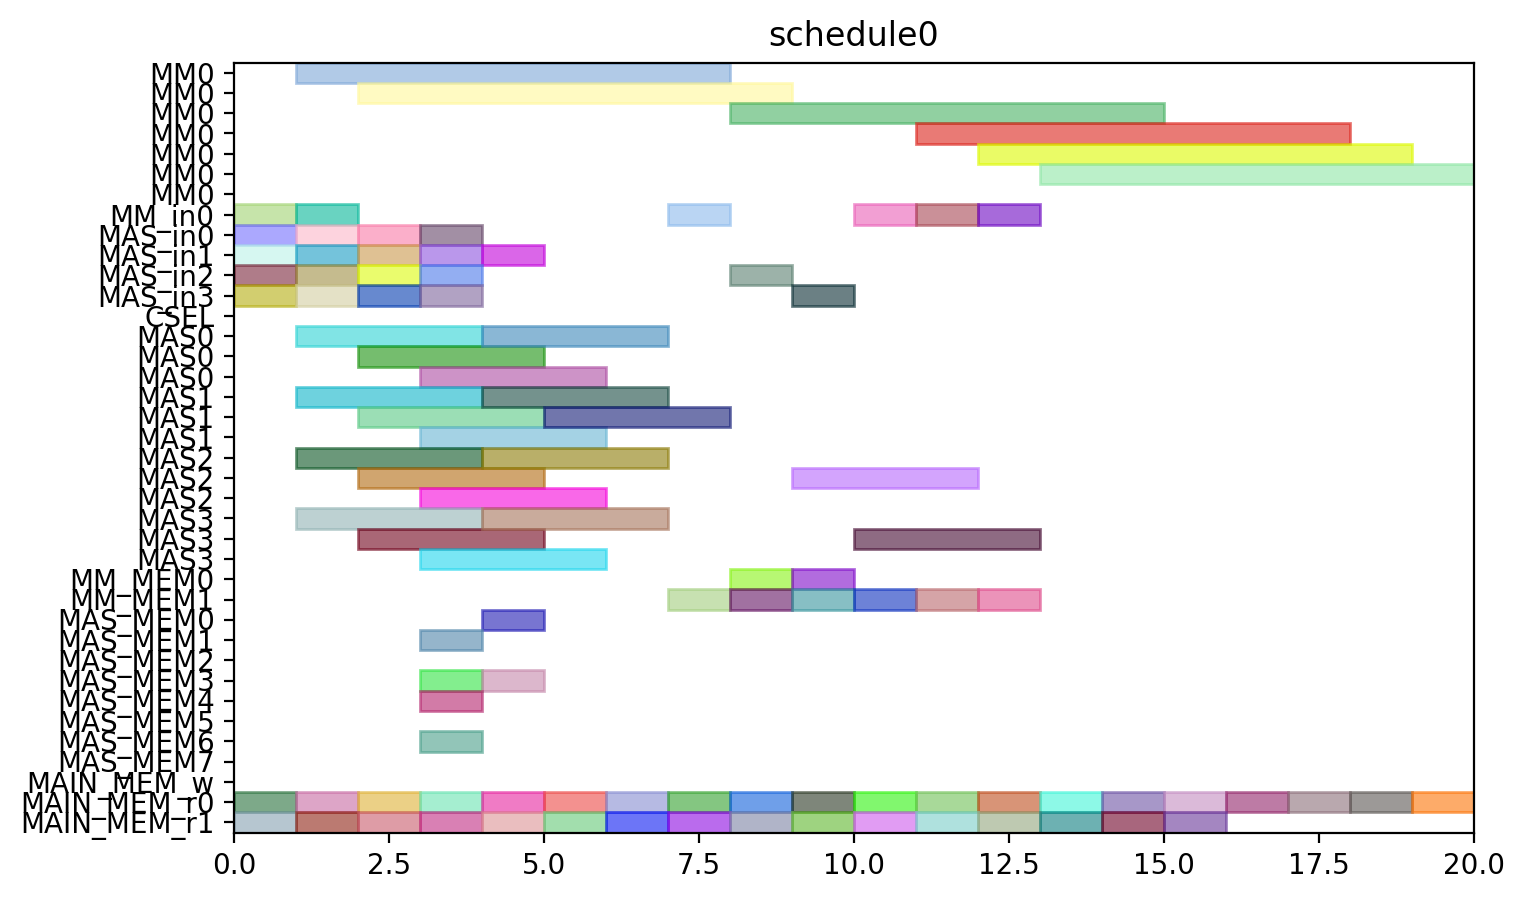

Write the Python code that produced this figure.
from pyschedule import Scenario, solvers, plotters, alt


def solve():
	horizon = 90
	S = Scenario("schedule0", horizon=horizon)

	# resource
	MM = S.Resources('MM', num=1, size=7)
	MM_in = S.Resources('MM_in', num=1)
	MAS_in = S.Resources('MAS_in', num=4)
	CSEL = S.Resource('CSEL')
	MAS = S.Resources('MAS', num=4, size=3, periods=range(1, horizon))
	MM_MEM = S.Resources('MM_MEM', num=2)
	MAS_MEM = S.Resources('MAS_MEM', num=8)
	MAIN_MEM_w = S.Resource('MAIN_MEM_w', size=1)
	MAIN_MEM_r = S.Resources('MAIN_MEM_r', num=2)

	# result of previous scheduling

	# new tasks
	c_qinv_denom_inv0 = S.Task('c_qinv_denom_inv0', length=7, delay_cost=1)
	c_qinv_denom_inv0 += alt(MM)
	c_qinv_denom_inv0_in = S.Task('c_qinv_denom_inv0_in', length=1, delay_cost=1)
	c_qinv_denom_inv0_in += alt(MM_in)
	S += c_qinv_denom_inv0_in*MM_in[0]<=c_qinv_denom_inv0*MM[0]

	c_qinv_denom_inv0_mem0 = S.Task('c_qinv_denom_inv0_mem0', length=1, delay_cost=1)
	c_qinv_denom_inv0_mem0 += MAIN_MEM_r[0]
	c_qinv_denom_inv0_mem1 = S.Task('c_qinv_denom_inv0_mem1', length=1, delay_cost=1)
	c_qinv_denom_inv0_mem1 += MAIN_MEM_r[1]
	c_qinv_denom_inv1_ = S.Task('c_qinv_denom_inv1_', length=7, delay_cost=1)
	c_qinv_denom_inv1_ += alt(MM)
	c_qinv_denom_inv1__in = S.Task('c_qinv_denom_inv1__in', length=1, delay_cost=1)
	c_qinv_denom_inv1__in += alt(MM_in)
	S += c_qinv_denom_inv1__in*MM_in[0]<=c_qinv_denom_inv1_*MM[0]

	c_qinv_denom_inv1__mem0 = S.Task('c_qinv_denom_inv1__mem0', length=1, delay_cost=1)
	c_qinv_denom_inv1__mem0 += MAIN_MEM_r[0]
	c_qinv_denom_inv1__mem1 = S.Task('c_qinv_denom_inv1__mem1', length=1, delay_cost=1)
	c_qinv_denom_inv1__mem1 += MAIN_MEM_r[1]
	c_qinv0_t2 = S.Task('c_qinv0_t2', length=3, delay_cost=1)
	c_qinv0_t2 += alt(MAS)
	c_qinv0_t2_in = S.Task('c_qinv0_t2_in', length=1, delay_cost=1)
	c_qinv0_t2_in += alt(MAS_in)
	S += c_qinv0_t2_in*MAS_in[0]<=c_qinv0_t2*MAS[0]

	S += c_qinv0_t2_in*MAS_in[1]<=c_qinv0_t2*MAS[1]

	S += c_qinv0_t2_in*MAS_in[2]<=c_qinv0_t2*MAS[2]

	S += c_qinv0_t2_in*MAS_in[3]<=c_qinv0_t2*MAS[3]

	c_qinv0_t2_mem0 = S.Task('c_qinv0_t2_mem0', length=1, delay_cost=1)
	c_qinv0_t2_mem0 += MAIN_MEM_r[0]
	c_qinv0_t2_mem1 = S.Task('c_qinv0_t2_mem1', length=1, delay_cost=1)
	c_qinv0_t2_mem1 += MAIN_MEM_r[1]
	c_qinv1__t2 = S.Task('c_qinv1__t2', length=3, delay_cost=1)
	c_qinv1__t2 += alt(MAS)
	c_qinv1__t2_in = S.Task('c_qinv1__t2_in', length=1, delay_cost=1)
	c_qinv1__t2_in += alt(MAS_in)
	S += c_qinv1__t2_in*MAS_in[0]<=c_qinv1__t2*MAS[0]

	S += c_qinv1__t2_in*MAS_in[1]<=c_qinv1__t2*MAS[1]

	S += c_qinv1__t2_in*MAS_in[2]<=c_qinv1__t2*MAS[2]

	S += c_qinv1__t2_in*MAS_in[3]<=c_qinv1__t2*MAS[3]

	c_qinv1__t2_mem0 = S.Task('c_qinv1__t2_mem0', length=1, delay_cost=1)
	c_qinv1__t2_mem0 += MAIN_MEM_r[0]
	c_qinv1__t2_mem1 = S.Task('c_qinv1__t2_mem1', length=1, delay_cost=1)
	c_qinv1__t2_mem1 += MAIN_MEM_r[1]
	c0_t0_t2 = S.Task('c0_t0_t2', length=3, delay_cost=1)
	c0_t0_t2 += alt(MAS)
	c0_t0_t2_in = S.Task('c0_t0_t2_in', length=1, delay_cost=1)
	c0_t0_t2_in += alt(MAS_in)
	S += c0_t0_t2_in*MAS_in[0]<=c0_t0_t2*MAS[0]

	S += c0_t0_t2_in*MAS_in[1]<=c0_t0_t2*MAS[1]

	S += c0_t0_t2_in*MAS_in[2]<=c0_t0_t2*MAS[2]

	S += c0_t0_t2_in*MAS_in[3]<=c0_t0_t2*MAS[3]

	c0_t0_t2_mem0 = S.Task('c0_t0_t2_mem0', length=1, delay_cost=1)
	c0_t0_t2_mem0 += MAIN_MEM_r[0]
	c0_t0_t2_mem1 = S.Task('c0_t0_t2_mem1', length=1, delay_cost=1)
	c0_t0_t2_mem1 += MAIN_MEM_r[1]
	c0_t1_t2 = S.Task('c0_t1_t2', length=3, delay_cost=1)
	c0_t1_t2 += alt(MAS)
	c0_t1_t2_in = S.Task('c0_t1_t2_in', length=1, delay_cost=1)
	c0_t1_t2_in += alt(MAS_in)
	S += c0_t1_t2_in*MAS_in[0]<=c0_t1_t2*MAS[0]

	S += c0_t1_t2_in*MAS_in[1]<=c0_t1_t2*MAS[1]

	S += c0_t1_t2_in*MAS_in[2]<=c0_t1_t2*MAS[2]

	S += c0_t1_t2_in*MAS_in[3]<=c0_t1_t2*MAS[3]

	c0_t1_t2_mem0 = S.Task('c0_t1_t2_mem0', length=1, delay_cost=1)
	c0_t1_t2_mem0 += MAIN_MEM_r[0]
	c0_t1_t2_mem1 = S.Task('c0_t1_t2_mem1', length=1, delay_cost=1)
	c0_t1_t2_mem1 += MAIN_MEM_r[1]
	c0_t20 = S.Task('c0_t20', length=3, delay_cost=1)
	c0_t20 += alt(MAS)
	c0_t20_in = S.Task('c0_t20_in', length=1, delay_cost=1)
	c0_t20_in += alt(MAS_in)
	S += c0_t20_in*MAS_in[0]<=c0_t20*MAS[0]

	S += c0_t20_in*MAS_in[1]<=c0_t20*MAS[1]

	S += c0_t20_in*MAS_in[2]<=c0_t20*MAS[2]

	S += c0_t20_in*MAS_in[3]<=c0_t20*MAS[3]

	c0_t20_mem0 = S.Task('c0_t20_mem0', length=1, delay_cost=1)
	c0_t20_mem0 += MAIN_MEM_r[0]
	c0_t20_mem1 = S.Task('c0_t20_mem1', length=1, delay_cost=1)
	c0_t20_mem1 += MAIN_MEM_r[1]
	c0_t21 = S.Task('c0_t21', length=3, delay_cost=1)
	c0_t21 += alt(MAS)
	c0_t21_in = S.Task('c0_t21_in', length=1, delay_cost=1)
	c0_t21_in += alt(MAS_in)
	S += c0_t21_in*MAS_in[0]<=c0_t21*MAS[0]

	S += c0_t21_in*MAS_in[1]<=c0_t21*MAS[1]

	S += c0_t21_in*MAS_in[2]<=c0_t21*MAS[2]

	S += c0_t21_in*MAS_in[3]<=c0_t21*MAS[3]

	c0_t21_mem0 = S.Task('c0_t21_mem0', length=1, delay_cost=1)
	c0_t21_mem0 += MAIN_MEM_r[0]
	c0_t21_mem1 = S.Task('c0_t21_mem1', length=1, delay_cost=1)
	c0_t21_mem1 += MAIN_MEM_r[1]
	c1_t0_t2 = S.Task('c1_t0_t2', length=3, delay_cost=1)
	c1_t0_t2 += alt(MAS)
	c1_t0_t2_in = S.Task('c1_t0_t2_in', length=1, delay_cost=1)
	c1_t0_t2_in += alt(MAS_in)
	S += c1_t0_t2_in*MAS_in[0]<=c1_t0_t2*MAS[0]

	S += c1_t0_t2_in*MAS_in[1]<=c1_t0_t2*MAS[1]

	S += c1_t0_t2_in*MAS_in[2]<=c1_t0_t2*MAS[2]

	S += c1_t0_t2_in*MAS_in[3]<=c1_t0_t2*MAS[3]

	c1_t0_t2_mem0 = S.Task('c1_t0_t2_mem0', length=1, delay_cost=1)
	c1_t0_t2_mem0 += MAIN_MEM_r[0]
	c1_t0_t2_mem1 = S.Task('c1_t0_t2_mem1', length=1, delay_cost=1)
	c1_t0_t2_mem1 += MAIN_MEM_r[1]
	c1_t1_t2 = S.Task('c1_t1_t2', length=3, delay_cost=1)
	c1_t1_t2 += alt(MAS)
	c1_t1_t2_in = S.Task('c1_t1_t2_in', length=1, delay_cost=1)
	c1_t1_t2_in += alt(MAS_in)
	S += c1_t1_t2_in*MAS_in[0]<=c1_t1_t2*MAS[0]

	S += c1_t1_t2_in*MAS_in[1]<=c1_t1_t2*MAS[1]

	S += c1_t1_t2_in*MAS_in[2]<=c1_t1_t2*MAS[2]

	S += c1_t1_t2_in*MAS_in[3]<=c1_t1_t2*MAS[3]

	c1_t1_t2_mem0 = S.Task('c1_t1_t2_mem0', length=1, delay_cost=1)
	c1_t1_t2_mem0 += MAIN_MEM_r[0]
	c1_t1_t2_mem1 = S.Task('c1_t1_t2_mem1', length=1, delay_cost=1)
	c1_t1_t2_mem1 += MAIN_MEM_r[1]
	c1_t20 = S.Task('c1_t20', length=3, delay_cost=1)
	c1_t20 += alt(MAS)
	c1_t20_in = S.Task('c1_t20_in', length=1, delay_cost=1)
	c1_t20_in += alt(MAS_in)
	S += c1_t20_in*MAS_in[0]<=c1_t20*MAS[0]

	S += c1_t20_in*MAS_in[1]<=c1_t20*MAS[1]

	S += c1_t20_in*MAS_in[2]<=c1_t20*MAS[2]

	S += c1_t20_in*MAS_in[3]<=c1_t20*MAS[3]

	c1_t20_mem0 = S.Task('c1_t20_mem0', length=1, delay_cost=1)
	c1_t20_mem0 += MAIN_MEM_r[0]
	c1_t20_mem1 = S.Task('c1_t20_mem1', length=1, delay_cost=1)
	c1_t20_mem1 += MAIN_MEM_r[1]
	c1_t21 = S.Task('c1_t21', length=3, delay_cost=1)
	c1_t21 += alt(MAS)
	c1_t21_in = S.Task('c1_t21_in', length=1, delay_cost=1)
	c1_t21_in += alt(MAS_in)
	S += c1_t21_in*MAS_in[0]<=c1_t21*MAS[0]

	S += c1_t21_in*MAS_in[1]<=c1_t21*MAS[1]

	S += c1_t21_in*MAS_in[2]<=c1_t21*MAS[2]

	S += c1_t21_in*MAS_in[3]<=c1_t21*MAS[3]

	c1_t21_mem0 = S.Task('c1_t21_mem0', length=1, delay_cost=1)
	c1_t21_mem0 += MAIN_MEM_r[0]
	c1_t21_mem1 = S.Task('c1_t21_mem1', length=1, delay_cost=1)
	c1_t21_mem1 += MAIN_MEM_r[1]
	c2_t0_t2 = S.Task('c2_t0_t2', length=3, delay_cost=1)
	c2_t0_t2 += alt(MAS)
	c2_t0_t2_in = S.Task('c2_t0_t2_in', length=1, delay_cost=1)
	c2_t0_t2_in += alt(MAS_in)
	S += c2_t0_t2_in*MAS_in[0]<=c2_t0_t2*MAS[0]

	S += c2_t0_t2_in*MAS_in[1]<=c2_t0_t2*MAS[1]

	S += c2_t0_t2_in*MAS_in[2]<=c2_t0_t2*MAS[2]

	S += c2_t0_t2_in*MAS_in[3]<=c2_t0_t2*MAS[3]

	c2_t0_t2_mem0 = S.Task('c2_t0_t2_mem0', length=1, delay_cost=1)
	c2_t0_t2_mem0 += MAIN_MEM_r[0]
	c2_t0_t2_mem1 = S.Task('c2_t0_t2_mem1', length=1, delay_cost=1)
	c2_t0_t2_mem1 += MAIN_MEM_r[1]
	c2_t1_t2 = S.Task('c2_t1_t2', length=3, delay_cost=1)
	c2_t1_t2 += alt(MAS)
	c2_t1_t2_in = S.Task('c2_t1_t2_in', length=1, delay_cost=1)
	c2_t1_t2_in += alt(MAS_in)
	S += c2_t1_t2_in*MAS_in[0]<=c2_t1_t2*MAS[0]

	S += c2_t1_t2_in*MAS_in[1]<=c2_t1_t2*MAS[1]

	S += c2_t1_t2_in*MAS_in[2]<=c2_t1_t2*MAS[2]

	S += c2_t1_t2_in*MAS_in[3]<=c2_t1_t2*MAS[3]

	c2_t1_t2_mem0 = S.Task('c2_t1_t2_mem0', length=1, delay_cost=1)
	c2_t1_t2_mem0 += MAIN_MEM_r[0]
	c2_t1_t2_mem1 = S.Task('c2_t1_t2_mem1', length=1, delay_cost=1)
	c2_t1_t2_mem1 += MAIN_MEM_r[1]
	c2_t20 = S.Task('c2_t20', length=3, delay_cost=1)
	c2_t20 += alt(MAS)
	c2_t20_in = S.Task('c2_t20_in', length=1, delay_cost=1)
	c2_t20_in += alt(MAS_in)
	S += c2_t20_in*MAS_in[0]<=c2_t20*MAS[0]

	S += c2_t20_in*MAS_in[1]<=c2_t20*MAS[1]

	S += c2_t20_in*MAS_in[2]<=c2_t20*MAS[2]

	S += c2_t20_in*MAS_in[3]<=c2_t20*MAS[3]

	c2_t20_mem0 = S.Task('c2_t20_mem0', length=1, delay_cost=1)
	c2_t20_mem0 += MAIN_MEM_r[0]
	c2_t20_mem1 = S.Task('c2_t20_mem1', length=1, delay_cost=1)
	c2_t20_mem1 += MAIN_MEM_r[1]
	c2_t21 = S.Task('c2_t21', length=3, delay_cost=1)
	c2_t21 += alt(MAS)
	c2_t21_in = S.Task('c2_t21_in', length=1, delay_cost=1)
	c2_t21_in += alt(MAS_in)
	S += c2_t21_in*MAS_in[0]<=c2_t21*MAS[0]

	S += c2_t21_in*MAS_in[1]<=c2_t21*MAS[1]

	S += c2_t21_in*MAS_in[2]<=c2_t21*MAS[2]

	S += c2_t21_in*MAS_in[3]<=c2_t21*MAS[3]

	c2_t21_mem0 = S.Task('c2_t21_mem0', length=1, delay_cost=1)
	c2_t21_mem0 += MAIN_MEM_r[0]
	c2_t21_mem1 = S.Task('c2_t21_mem1', length=1, delay_cost=1)
	c2_t21_mem1 += MAIN_MEM_r[1]
	c_qinv0_t0 = S.Task('c_qinv0_t0', length=7, delay_cost=1)
	c_qinv0_t0 += alt(MM)
	c_qinv0_t0_in = S.Task('c_qinv0_t0_in', length=1, delay_cost=1)
	c_qinv0_t0_in += alt(MM_in)
	S += c_qinv0_t0_in*MM_in[0]<=c_qinv0_t0*MM[0]

	c_qinv0_t0_mem0 = S.Task('c_qinv0_t0_mem0', length=1, delay_cost=1)
	c_qinv0_t0_mem0 += MAIN_MEM_r[0]
	c_qinv0_t0_mem1 = S.Task('c_qinv0_t0_mem1', length=1, delay_cost=1)
	c_qinv0_t0_mem1 += alt(MM_MEM)
	S += (c_qinv_denom_inv0*MM[0])-1 < c_qinv0_t0_mem1*MM_MEM[1]
	S += c_qinv0_t0_mem1 <= c_qinv0_t0

	c_qinv0_t1 = S.Task('c_qinv0_t1', length=7, delay_cost=1)
	c_qinv0_t1 += alt(MM)
	c_qinv0_t1_in = S.Task('c_qinv0_t1_in', length=1, delay_cost=1)
	c_qinv0_t1_in += alt(MM_in)
	S += c_qinv0_t1_in*MM_in[0]<=c_qinv0_t1*MM[0]

	c_qinv0_t1_mem0 = S.Task('c_qinv0_t1_mem0', length=1, delay_cost=1)
	c_qinv0_t1_mem0 += MAIN_MEM_r[0]
	c_qinv0_t1_mem1 = S.Task('c_qinv0_t1_mem1', length=1, delay_cost=1)
	c_qinv0_t1_mem1 += alt(MM_MEM)
	S += (c_qinv_denom_inv1_*MM[0])-1 < c_qinv0_t1_mem1*MM_MEM[1]
	S += c_qinv0_t1_mem1 <= c_qinv0_t1

	c_qinv0_t3 = S.Task('c_qinv0_t3', length=3, delay_cost=1)
	c_qinv0_t3 += alt(MAS)
	c_qinv0_t3_in = S.Task('c_qinv0_t3_in', length=1, delay_cost=1)
	c_qinv0_t3_in += alt(MAS_in)
	S += c_qinv0_t3_in*MAS_in[0]<=c_qinv0_t3*MAS[0]

	S += c_qinv0_t3_in*MAS_in[1]<=c_qinv0_t3*MAS[1]

	S += c_qinv0_t3_in*MAS_in[2]<=c_qinv0_t3*MAS[2]

	S += c_qinv0_t3_in*MAS_in[3]<=c_qinv0_t3*MAS[3]

	c_qinv0_t3_mem0 = S.Task('c_qinv0_t3_mem0', length=1, delay_cost=1)
	c_qinv0_t3_mem0 += alt(MM_MEM)
	S += (c_qinv_denom_inv0*MM[0])-1 < c_qinv0_t3_mem0*MM_MEM[0]
	S += c_qinv0_t3_mem0 <= c_qinv0_t3

	c_qinv0_t3_mem1 = S.Task('c_qinv0_t3_mem1', length=1, delay_cost=1)
	c_qinv0_t3_mem1 += alt(MM_MEM)
	S += (c_qinv_denom_inv1_*MM[0])-1 < c_qinv0_t3_mem1*MM_MEM[1]
	S += c_qinv0_t3_mem1 <= c_qinv0_t3

	c_qinv1__t0 = S.Task('c_qinv1__t0', length=7, delay_cost=1)
	c_qinv1__t0 += alt(MM)
	c_qinv1__t0_in = S.Task('c_qinv1__t0_in', length=1, delay_cost=1)
	c_qinv1__t0_in += alt(MM_in)
	S += c_qinv1__t0_in*MM_in[0]<=c_qinv1__t0*MM[0]

	c_qinv1__t0_mem0 = S.Task('c_qinv1__t0_mem0', length=1, delay_cost=1)
	c_qinv1__t0_mem0 += MAIN_MEM_r[0]
	c_qinv1__t0_mem1 = S.Task('c_qinv1__t0_mem1', length=1, delay_cost=1)
	c_qinv1__t0_mem1 += alt(MM_MEM)
	S += (c_qinv_denom_inv0*MM[0])-1 < c_qinv1__t0_mem1*MM_MEM[1]
	S += c_qinv1__t0_mem1 <= c_qinv1__t0

	c_qinv1__t1 = S.Task('c_qinv1__t1', length=7, delay_cost=1)
	c_qinv1__t1 += alt(MM)
	c_qinv1__t1_in = S.Task('c_qinv1__t1_in', length=1, delay_cost=1)
	c_qinv1__t1_in += alt(MM_in)
	S += c_qinv1__t1_in*MM_in[0]<=c_qinv1__t1*MM[0]

	c_qinv1__t1_mem0 = S.Task('c_qinv1__t1_mem0', length=1, delay_cost=1)
	c_qinv1__t1_mem0 += MAIN_MEM_r[0]
	c_qinv1__t1_mem1 = S.Task('c_qinv1__t1_mem1', length=1, delay_cost=1)
	c_qinv1__t1_mem1 += alt(MM_MEM)
	S += (c_qinv_denom_inv1_*MM[0])-1 < c_qinv1__t1_mem1*MM_MEM[1]
	S += c_qinv1__t1_mem1 <= c_qinv1__t1

	c_qinv1__t3 = S.Task('c_qinv1__t3', length=3, delay_cost=1)
	c_qinv1__t3 += alt(MAS)
	c_qinv1__t3_in = S.Task('c_qinv1__t3_in', length=1, delay_cost=1)
	c_qinv1__t3_in += alt(MAS_in)
	S += c_qinv1__t3_in*MAS_in[0]<=c_qinv1__t3*MAS[0]

	S += c_qinv1__t3_in*MAS_in[1]<=c_qinv1__t3*MAS[1]

	S += c_qinv1__t3_in*MAS_in[2]<=c_qinv1__t3*MAS[2]

	S += c_qinv1__t3_in*MAS_in[3]<=c_qinv1__t3*MAS[3]

	c_qinv1__t3_mem0 = S.Task('c_qinv1__t3_mem0', length=1, delay_cost=1)
	c_qinv1__t3_mem0 += alt(MM_MEM)
	S += (c_qinv_denom_inv0*MM[0])-1 < c_qinv1__t3_mem0*MM_MEM[0]
	S += c_qinv1__t3_mem0 <= c_qinv1__t3

	c_qinv1__t3_mem1 = S.Task('c_qinv1__t3_mem1', length=1, delay_cost=1)
	c_qinv1__t3_mem1 += alt(MM_MEM)
	S += (c_qinv_denom_inv1_*MM[0])-1 < c_qinv1__t3_mem1*MM_MEM[1]
	S += c_qinv1__t3_mem1 <= c_qinv1__t3

	c0_t4_t2 = S.Task('c0_t4_t2', length=3, delay_cost=1)
	c0_t4_t2 += alt(MAS)
	c0_t4_t2_in = S.Task('c0_t4_t2_in', length=1, delay_cost=1)
	c0_t4_t2_in += alt(MAS_in)
	S += c0_t4_t2_in*MAS_in[0]<=c0_t4_t2*MAS[0]

	S += c0_t4_t2_in*MAS_in[1]<=c0_t4_t2*MAS[1]

	S += c0_t4_t2_in*MAS_in[2]<=c0_t4_t2*MAS[2]

	S += c0_t4_t2_in*MAS_in[3]<=c0_t4_t2*MAS[3]

	c0_t4_t2_mem0 = S.Task('c0_t4_t2_mem0', length=1, delay_cost=1)
	c0_t4_t2_mem0 += alt(MAS_MEM)
	S += (c0_t20*MAS[0])-1 < c0_t4_t2_mem0*MAS_MEM[0]
	S += (c0_t20*MAS[1])-1 < c0_t4_t2_mem0*MAS_MEM[2]
	S += (c0_t20*MAS[2])-1 < c0_t4_t2_mem0*MAS_MEM[4]
	S += (c0_t20*MAS[3])-1 < c0_t4_t2_mem0*MAS_MEM[6]
	S += c0_t4_t2_mem0 <= c0_t4_t2

	c0_t4_t2_mem1 = S.Task('c0_t4_t2_mem1', length=1, delay_cost=1)
	c0_t4_t2_mem1 += alt(MAS_MEM)
	S += (c0_t21*MAS[0])-1 < c0_t4_t2_mem1*MAS_MEM[1]
	S += (c0_t21*MAS[1])-1 < c0_t4_t2_mem1*MAS_MEM[3]
	S += (c0_t21*MAS[2])-1 < c0_t4_t2_mem1*MAS_MEM[5]
	S += (c0_t21*MAS[3])-1 < c0_t4_t2_mem1*MAS_MEM[7]
	S += c0_t4_t2_mem1 <= c0_t4_t2

	c1_t4_t2 = S.Task('c1_t4_t2', length=3, delay_cost=1)
	c1_t4_t2 += alt(MAS)
	c1_t4_t2_in = S.Task('c1_t4_t2_in', length=1, delay_cost=1)
	c1_t4_t2_in += alt(MAS_in)
	S += c1_t4_t2_in*MAS_in[0]<=c1_t4_t2*MAS[0]

	S += c1_t4_t2_in*MAS_in[1]<=c1_t4_t2*MAS[1]

	S += c1_t4_t2_in*MAS_in[2]<=c1_t4_t2*MAS[2]

	S += c1_t4_t2_in*MAS_in[3]<=c1_t4_t2*MAS[3]

	c1_t4_t2_mem0 = S.Task('c1_t4_t2_mem0', length=1, delay_cost=1)
	c1_t4_t2_mem0 += alt(MAS_MEM)
	S += (c1_t20*MAS[0])-1 < c1_t4_t2_mem0*MAS_MEM[0]
	S += (c1_t20*MAS[1])-1 < c1_t4_t2_mem0*MAS_MEM[2]
	S += (c1_t20*MAS[2])-1 < c1_t4_t2_mem0*MAS_MEM[4]
	S += (c1_t20*MAS[3])-1 < c1_t4_t2_mem0*MAS_MEM[6]
	S += c1_t4_t2_mem0 <= c1_t4_t2

	c1_t4_t2_mem1 = S.Task('c1_t4_t2_mem1', length=1, delay_cost=1)
	c1_t4_t2_mem1 += alt(MAS_MEM)
	S += (c1_t21*MAS[0])-1 < c1_t4_t2_mem1*MAS_MEM[1]
	S += (c1_t21*MAS[1])-1 < c1_t4_t2_mem1*MAS_MEM[3]
	S += (c1_t21*MAS[2])-1 < c1_t4_t2_mem1*MAS_MEM[5]
	S += (c1_t21*MAS[3])-1 < c1_t4_t2_mem1*MAS_MEM[7]
	S += c1_t4_t2_mem1 <= c1_t4_t2

	c2_t4_t2 = S.Task('c2_t4_t2', length=3, delay_cost=1)
	c2_t4_t2 += alt(MAS)
	c2_t4_t2_in = S.Task('c2_t4_t2_in', length=1, delay_cost=1)
	c2_t4_t2_in += alt(MAS_in)
	S += c2_t4_t2_in*MAS_in[0]<=c2_t4_t2*MAS[0]

	S += c2_t4_t2_in*MAS_in[1]<=c2_t4_t2*MAS[1]

	S += c2_t4_t2_in*MAS_in[2]<=c2_t4_t2*MAS[2]

	S += c2_t4_t2_in*MAS_in[3]<=c2_t4_t2*MAS[3]

	c2_t4_t2_mem0 = S.Task('c2_t4_t2_mem0', length=1, delay_cost=1)
	c2_t4_t2_mem0 += alt(MAS_MEM)
	S += (c2_t20*MAS[0])-1 < c2_t4_t2_mem0*MAS_MEM[0]
	S += (c2_t20*MAS[1])-1 < c2_t4_t2_mem0*MAS_MEM[2]
	S += (c2_t20*MAS[2])-1 < c2_t4_t2_mem0*MAS_MEM[4]
	S += (c2_t20*MAS[3])-1 < c2_t4_t2_mem0*MAS_MEM[6]
	S += c2_t4_t2_mem0 <= c2_t4_t2

	c2_t4_t2_mem1 = S.Task('c2_t4_t2_mem1', length=1, delay_cost=1)
	c2_t4_t2_mem1 += alt(MAS_MEM)
	S += (c2_t21*MAS[0])-1 < c2_t4_t2_mem1*MAS_MEM[1]
	S += (c2_t21*MAS[1])-1 < c2_t4_t2_mem1*MAS_MEM[3]
	S += (c2_t21*MAS[2])-1 < c2_t4_t2_mem1*MAS_MEM[5]
	S += (c2_t21*MAS[3])-1 < c2_t4_t2_mem1*MAS_MEM[7]
	S += c2_t4_t2_mem1 <= c2_t4_t2

	solvers.mip.solve(S,msg=1,kind='CPLEX',ratio_gap=1.01)

	solution = [['hoge']*len(S.solution()[1]) for i in range(len(S.solution()))]
	for i in range(len(S.solution())):
		for j in range(len(S.solution()[i])):
			solution[i][j]=str(S.solution()[i][j])
	print(solution)

	cycles = int(solution[-1][3])

	pic_file_name = "/home/mfukuda/ABE/multiRAM_multiMAS_16mux/scheduling_result/stage7MM1_stage3MAS4/FP12_INV_AFTER_FPINV/schedule0.png"
	if(S.solution() != []):
		plotters.matplotlib.plot(S,img_filename=pic_file_name, show_task_labels=False, fig_size=(cycles*0.25+3, 5))

	return solution
